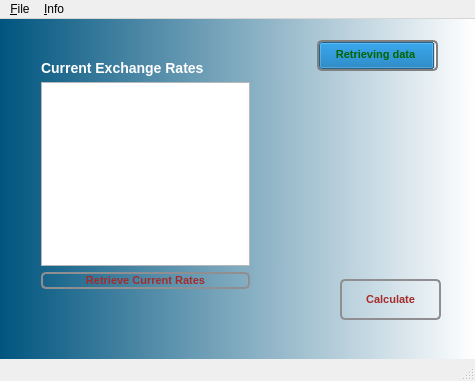
<?xml version="1.0" encoding="UTF-8"?>
<ui version="4.0">
 <class>MainWindow</class>
 <widget class="QMainWindow" name="MainWindow">
  <property name="geometry">
   <rect>
    <x>0</x>
    <y>0</y>
    <width>475</width>
    <height>381</height>
   </rect>
  </property>
  <property name="windowTitle">
   <string>Currency Converter</string>
  </property>
  <property name="windowIcon">
   <iconset resource="MyResources.qrc">
    <normaloff>:/MyFiles/dollar.png</normaloff>:/MyFiles/dollar.png</iconset>
  </property>
  <property name="styleSheet">
   <string notr="true">#centralWidget{
background-color: qlineargradient(spread:pad, x1:0, y1:0, x2:1, y2:0, stop:0 rgba(0, 85, 127, 255), stop:1 rgba(255, 255, 255, 255));
}

#label_2{
color:#FFFFFF;
font-weight: bold;
font-size: 14px;
}

#label{
font-weight: bold;
}

#label_3{
font-weight: bold;
}
#lineEdit{
border: 2px solid gray;
border-radius: 5px;
}

 QPushButton {
border: 2px solid #8f8f91;
border-radius: 5px;
background-color: qlineargradient(x1: 0, y1: 0, x2: 0, y2: 1,
                                       stop: 0 #f6f7fa, stop: 1 #dadbde);
 }

 QPushButton:pressed {
     background-color: qlineargradient(x1: 0, y1: 0, x2: 0, y2: 1,
                                       stop: 0 #dadbde, stop: 1 #f6f7fa);
 }

#pushButton_calculate{
color:#A52A2A;
font-size: 11px;
font-weight: bold;
}

#pushButton_retrieve{
color:#A52A2A;
font-size: 11px;
font-weight: bold;
}

#label_load{
color:#006400;
font-weight: bold;
font-size: 11px;
}

#progressBar{
border: 2px solid gray;
border-radius: 5px;
}</string>
  </property>
  <property name="iconSize">
   <size>
    <width>24</width>
    <height>24</height>
   </size>
  </property>
  <widget class="QWidget" name="centralWidget">
   <widget class="QPushButton" name="pushButton_calculate">
    <property name="geometry">
     <rect>
      <x>340</x>
      <y>260</y>
      <width>101</width>
      <height>41</height>
     </rect>
    </property>
    <property name="text">
     <string>Calculate</string>
    </property>
   </widget>
   <widget class="QWidget" name="layoutWidget">
    <property name="geometry">
     <rect>
      <x>290</x>
      <y>130</y>
      <width>166</width>
      <height>22</height>
     </rect>
    </property>
    <layout class="QHBoxLayout" name="horizontalLayout">
     <item>
      <widget class="QComboBox" name="comboBox_first"/>
     </item>
     <item>
      <widget class="QLabel" name="label">
       <property name="text">
        <string>To</string>
       </property>
       <property name="textFormat">
        <enum>Qt::PlainText</enum>
       </property>
       <property name="scaledContents">
        <bool>false</bool>
       </property>
       <property name="alignment">
        <set>Qt::AlignCenter</set>
       </property>
      </widget>
     </item>
     <item>
      <widget class="QComboBox" name="comboBox_second"/>
     </item>
    </layout>
   </widget>
   <widget class="QWidget" name="layoutWidget">
    <property name="geometry">
     <rect>
      <x>300</x>
      <y>180</y>
      <width>151</width>
      <height>22</height>
     </rect>
    </property>
    <layout class="QHBoxLayout" name="horizontalLayout_2">
     <item>
      <widget class="QLabel" name="label_3">
       <property name="text">
        <string>Amount</string>
       </property>
      </widget>
     </item>
     <item>
      <widget class="QLineEdit" name="lineEdit"/>
     </item>
    </layout>
   </widget>
   <widget class="QWidget" name="layoutWidget">
    <property name="geometry">
     <rect>
      <x>30</x>
      <y>30</y>
      <width>231</width>
      <height>251</height>
     </rect>
    </property>
    <layout class="QVBoxLayout" name="verticalLayout">
     <item>
      <widget class="QLabel" name="label_2">
       <property name="text">
        <string>Current Exchange Rates</string>
       </property>
      </widget>
     </item>
     <item>
      <widget class="QTableView" name="tableView">
       <property name="sizePolicy">
        <sizepolicy hsizetype="Expanding" vsizetype="Expanding">
         <horstretch>0</horstretch>
         <verstretch>0</verstretch>
        </sizepolicy>
       </property>
       <property name="maximumSize">
        <size>
         <width>256</width>
         <height>192</height>
        </size>
       </property>
       <property name="frameShape">
        <enum>QFrame::StyledPanel</enum>
       </property>
       <property name="horizontalScrollBarPolicy">
        <enum>Qt::ScrollBarAlwaysOff</enum>
       </property>
      </widget>
     </item>
     <item>
      <widget class="QPushButton" name="pushButton_retrieve">
       <property name="sizePolicy">
        <sizepolicy hsizetype="Minimum" vsizetype="Expanding">
         <horstretch>0</horstretch>
         <verstretch>0</verstretch>
        </sizepolicy>
       </property>
       <property name="text">
        <string>Retrieve Current Rates</string>
       </property>
      </widget>
     </item>
    </layout>
   </widget>
   <widget class="QProgressBar" name="progressBar">
    <property name="enabled">
     <bool>true</bool>
    </property>
    <property name="geometry">
     <rect>
      <x>317</x>
      <y>21</y>
      <width>121</width>
      <height>31</height>
     </rect>
    </property>
    <property name="maximum">
     <number>100</number>
    </property>
    <property name="value">
     <number>99</number>
    </property>
    <property name="textVisible">
     <bool>false</bool>
    </property>
    <property name="orientation">
     <enum>Qt::Horizontal</enum>
    </property>
    <property name="format">
     <string/>
    </property>
   </widget>
   <widget class="QLabel" name="label_load">
    <property name="geometry">
     <rect>
      <x>320</x>
      <y>20</y>
      <width>111</width>
      <height>31</height>
     </rect>
    </property>
    <property name="text">
     <string>Retrieving data</string>
    </property>
    <property name="alignment">
     <set>Qt::AlignCenter</set>
    </property>
   </widget>
  </widget>
  <widget class="QMenuBar" name="menuBar">
   <property name="geometry">
    <rect>
     <x>0</x>
     <y>0</y>
     <width>475</width>
     <height>21</height>
    </rect>
   </property>
   <widget class="QMenu" name="menu_File">
    <property name="title">
     <string>&amp;File</string>
    </property>
    <addaction name="actionExit"/>
   </widget>
   <widget class="QMenu" name="menu_Info">
    <property name="title">
     <string>&amp;Info</string>
    </property>
    <addaction name="actionAbout"/>
    <addaction name="actionAuthor_Information"/>
   </widget>
   <addaction name="menu_File"/>
   <addaction name="menu_Info"/>
  </widget>
  <widget class="QStatusBar" name="statusBar"/>
  <action name="actionExit">
   <property name="text">
    <string>Exit</string>
   </property>
  </action>
  <action name="actionAbout">
   <property name="text">
    <string>About</string>
   </property>
  </action>
  <action name="actionAuthor_Information">
   <property name="text">
    <string>Author Information</string>
   </property>
  </action>
 </widget>
 <layoutdefault spacing="6" margin="11"/>
 <resources>
  <include location="MyResources.qrc"/>
 </resources>
 <connections/>
</ui>
